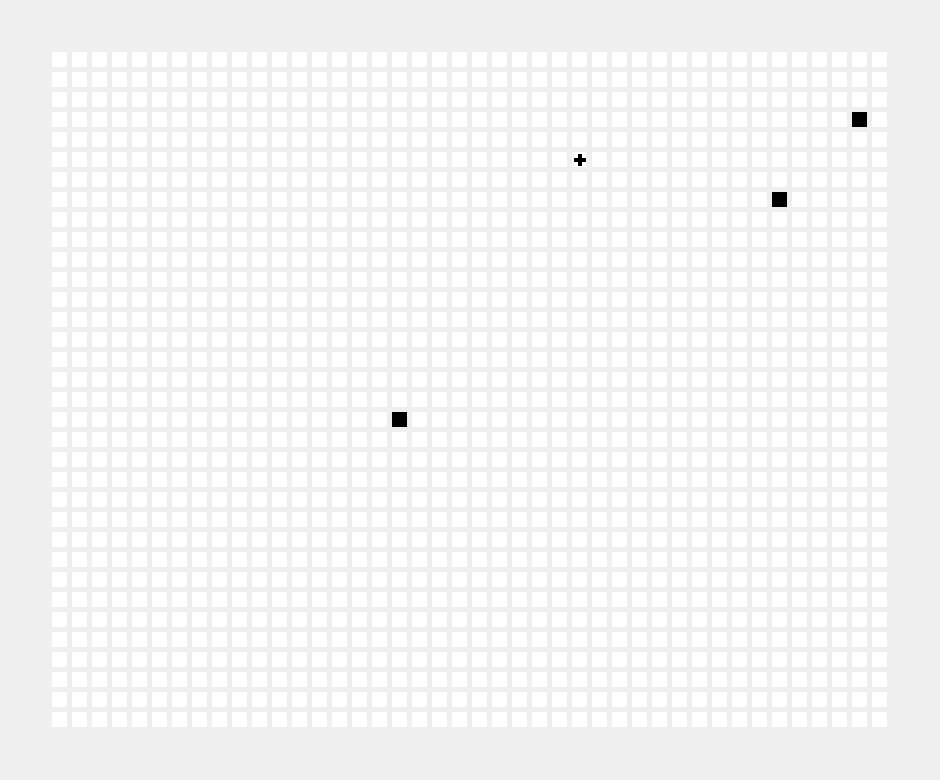
Frame 1 (no input)
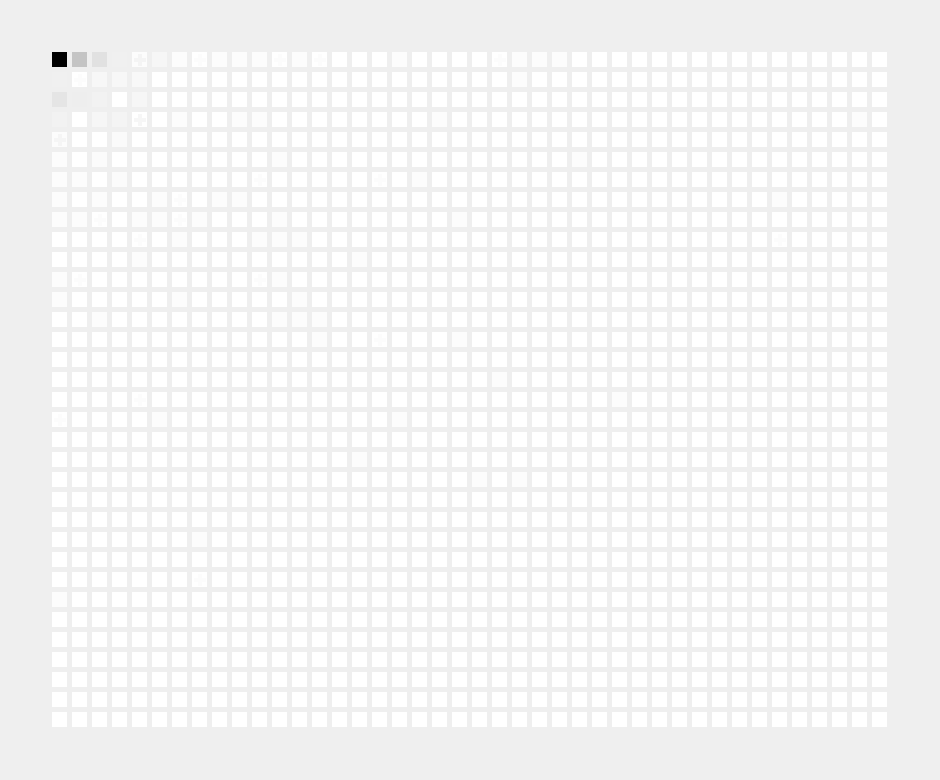
Frame 60 (the mouse pressed at the canvas centre just before this capture)
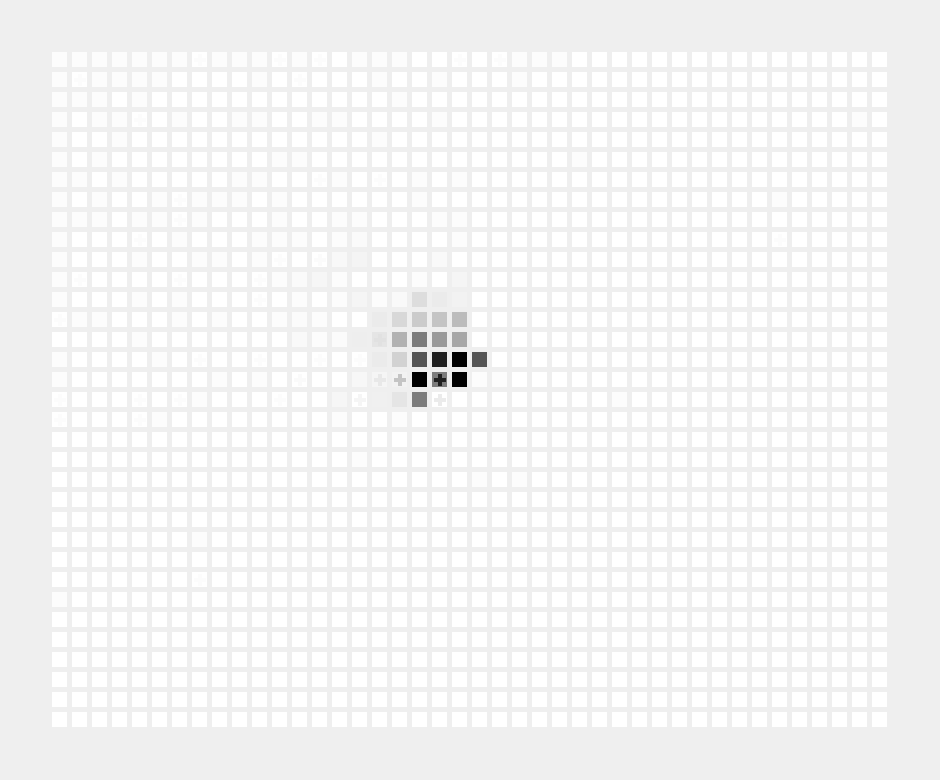
Frame 120 (the mouse held since frame 60 and released just before this capture)

The Processing sketch that drew these frames (run headless with seeded random() and noise(); from frame 60 on, the mouse is pressed at the canvas centre):

// Processing sketch: processing_113905
// ── processing_113905.pde

int rows = 34;
int cols = 42;
int cellsize = 20;
int border = int(cellsize*2.5);

int w = cols*cellsize + 2*border;
int h = rows*cellsize + 2*border;

void setup() {
  size(940, 780); //w and h
  noSmooth();
}

/* star class */

class Superstar {
  float starx;
  float stary;
  float rand_starx;
  float rand_stary;
  int star_row;
  int star_col;
  boolean is_cross;
  
  Superstar(boolean poopface) {
    starx = w/2.0;
    stary = h/2.0;
    is_cross = poopface;
  }
  
  void update() {
    /* create randomness based on distance from mouse and star x and y */
    float d = sqrt( sq(starx - mouseX) + sq(stary - mouseY) );
    float starx_jitter = 0.75*d * random(-1, 1);
    float stary_jitter = 0.75*d * random(-1, 1);
    
    /* move the star towards mouse slowly with randomness */
    starx += (mouseX - starx) / 20;
    stary += (mouseY - stary) / 20;
    rand_starx = starx + starx_jitter;
    rand_stary = stary + stary_jitter;
    /* update the star row and col for new x and y */
    star_row = int(int(rand_stary - border) / cellsize);
    star_col = int(int(rand_starx - border) / cellsize);
  }
  
  void display() {
    /* find cell star resides in by constraining its row and col */
    int row = constrain(star_row, 0, rows-1);
    int col = constrain(star_col, 0, cols-1);
    
    /* find cell x and y and draw star in it */
    int cellx = col*cellsize + border;
    int celly = row*cellsize + border;
    pushMatrix();
    translate(cellx, celly);
    noStroke();
    fill(star_color);
    /* if is a cross, draw star as cross */
    if (is_cross) {
      float unit = cellsize/5.0;
      beginShape();
      vertex(2*unit, unit);
      vertex(3*unit, unit);
      vertex(3*unit, 2*unit);
      vertex(4*unit, 2*unit);
      vertex(4*unit, 3*unit);
      vertex(3*unit, 3*unit);
      vertex(3*unit, 4*unit);
      vertex(2*unit, 4*unit);
      vertex(2*unit, 3*unit);
      vertex(unit, 3*unit);
      vertex(unit, 2*unit);
      vertex(2*unit, 2*unit);
      endShape(CLOSE);
    } else {
      /* draw star as filled in */
      float margin = cellsize/8.0;
      rect(margin, margin, cellsize-2*margin, cellsize-2*margin);
    }
    popMatrix();
  }
}

/* stuff */

Superstar star1 = new Superstar(true);
Superstar star2 = new Superstar(false);
Superstar star3 = new Superstar(false);
Superstar star4 = new Superstar(false);

/*
color bg_color = color(16);
color cell_stroke_color = color(0);
color cell_color = color(0, 0, 0, 32);
color star_color = color(255);
*/

///*
color bg_color = color(239);
color cell_stroke_color = color(255);
color cell_color = color(255, 255, 255, 32);
color star_color = color(0);
//*/

boolean first = true;  /* tells if we are initializing the view */

void draw() {
  
  /* bg stuff */
  
  if (first) {
    /* initialize an opaque background to draw grid on */
    background(bg_color);
    draw_grid(true);
    first = !first;
  }
  
  draw_grid(false);
  
  /* star stuff */
  
  star1.update();
  star2.update();
  star3.update();
  star4.update();
  
  star1.display();
  star2.display();
  star3.display();
  star4.display();
}

void draw_grid(boolean is_opaque) {
  for (int row = 0; row < rows; row++) {
    for (int col = 0; col < cols; col++) {
      draw_cell(row, col, is_opaque);
    }
  }
}

void draw_cell(int row, int col, boolean is_opaque) {
  //stroke(cell_stroke_color);
  noStroke();
  if (is_opaque) {
    fill(get_opaque(cell_color));
  } else {
    fill(cell_color);
  }

  int cellx = col*cellsize + border;
  int celly = row*cellsize + border;
  float margin = cellsize/8.0;
  pushMatrix();
  translate(cellx, celly);
  rect(margin, margin, cellsize-2*margin, cellsize-2*margin);
  popMatrix();
}

color get_opaque(color c) {
  /* returns color equivalent to c except with an alpha value of 255 */
  return color(red(c), green(c), blue(c));
}
